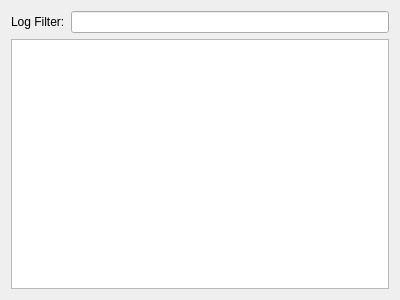
<?xml version="1.0" encoding="UTF-8"?>
<ui version="4.0">
 <class>LogWidget</class>
 <widget class="QWidget" name="LogWidget">
  <property name="geometry">
   <rect>
    <x>0</x>
    <y>0</y>
    <width>400</width>
    <height>300</height>
   </rect>
  </property>
  <property name="sizePolicy">
   <sizepolicy hsizetype="Minimum" vsizetype="Expanding">
    <horstretch>0</horstretch>
    <verstretch>0</verstretch>
   </sizepolicy>
  </property>
  <property name="lineWidth" stdset="0">
   <number>0</number>
  </property>
  <property name="undoRedoEnabled" stdset="0">
   <bool>false</bool>
  </property>
  <property name="readOnly" stdset="0">
   <bool>true</bool>
  </property>
  <property name="backgroundVisible" stdset="0">
   <bool>false</bool>
  </property>
  <layout class="QVBoxLayout" name="verticalLayout">
   <item>
    <layout class="QHBoxLayout" name="horizontalLayout">
     <item>
      <widget class="QLabel" name="label">
       <property name="text">
        <string>Log Filter:</string>
       </property>
      </widget>
     </item>
     <item>
      <widget class="QLineEdit" name="lineEditLogFilter"/>
     </item>
    </layout>
   </item>
   <item>
    <widget class="QListView" name="listViewLogFeed"/>
   </item>
  </layout>
 </widget>
 <resources/>
 <connections/>
</ui>
